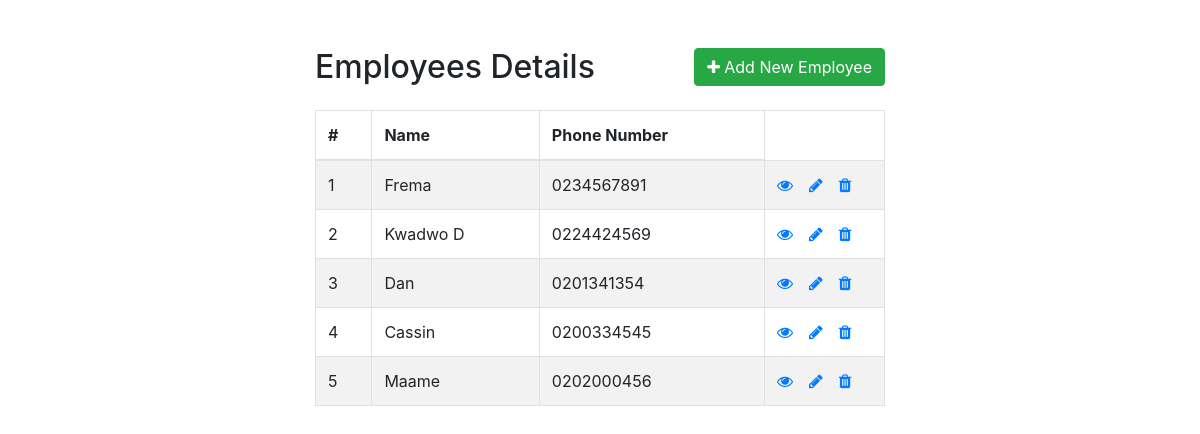
Screenshot of /phonebook.php with the database file from the repository.
### tables this page shows
CREATE TABLE `phonebook` (
  `pid` int(11) NOT NULL,
  `pname` varchar(50) NOT NULL,
  `pphoned` varchar(15) NOT NULL
);

### phonebook.php (the view, shortened to what this page needs)
<!DOCTYPE html>
<html lang="en">
<head>
    <link rel="stylesheet" href="https://stackpath.bootstrapcdn.com/bootstrap/4.5.2/css/bootstrap.min.css">
    <link rel="stylesheet" href="https://maxcdn.bootstrapcdn.com/font-awesome/4.7.0/css/font-awesome.min.css">
</head>
<body>
    <div class="wrapper">
        <div class="container-fluid">
            <div class="row">
                <div class="col-md-12">
                    <div class="mt-5 mb-3 clearfix">
                        <h2 class="pull-left">Employees Details</h2>
                        <a href="create.php" class="btn btn-success pull-right"><i class="fa fa-plus"></i> Add New Employee</a>
                    </div>
                    <?php
                    require_once "config.php";
                    $sql = "SELECT * FROM phonebook";
                    if($result = mysqli_query($link, $sql)){
                        if(mysqli_num_rows($result) > 0){
                            echo '<table class="table table-bordered table-striped">';
                                echo "<thead>";
                                    echo "<tr>";
                                        echo "<th>#</th>";
                                        echo "<th>Name</th>";
                                        echo "<th>Phone Number</th>";
                                    echo "</tr>";
                                echo "</thead>";
                                echo "<tbody>";
                                while($row = mysqli_fetch_array($result)){
                                    echo "<tr>";
                                        echo "<td>" . $row['pid'] . "</td>";
                                        echo "<td>" . $row['pname'] . "</td>";
                                        echo "<td>" . $row['pphoned'] . "</td>";
                                        echo "<td>";
                                            echo '<a href="read.php?id='. $row['pid'] .'" class="mr-3" title="View Record" data-toggle="tooltip"><span class="fa fa-eye"></span></a>';
                                            echo '<a href="update.php?id='. $row['pid'] .'" class="mr-3" name="update" title="Update Record" data-toggle="tooltip"><span class="fa fa-pencil"></span></a>';
                                            echo '<a href="delete.php?id='. $row['pid'] .'" title="Delete Record" data-toggle="tooltip"><span class="fa fa-trash"></span></a>';
                                        echo "</td>";
                                    echo "</tr>";
                                }
                                echo "</tbody>";
                            echo "</table>";
                        } else{
                            echo '<div class="alert alert-danger"><em>No records were found.</em></div>';
                        }
                    } else{
                        echo "Oops! Something went wrong. Please try again later.";
                    }
                    ?>
                </div>
            </div>
        </div>
    </div>
</body>
</html>

### phonebook.php (style rules this page uses)
.wrapper { width: 600px; margin: 0 auto; }
table tr td:last-child { width: 120px; }

### rows the page displays
phonebook: pid "1", pname "Frema", pphoned "0234567891"
phonebook: pid "2", pname "Kwadwo D", pphoned "0224424569"
phonebook: pid "3", pname "Dan", pphoned "0201341354"
phonebook: pid "4", pname "Cassin", pphoned "0200334545"
phonebook: pid "5", pname "Maame", pphoned "0202000456"
